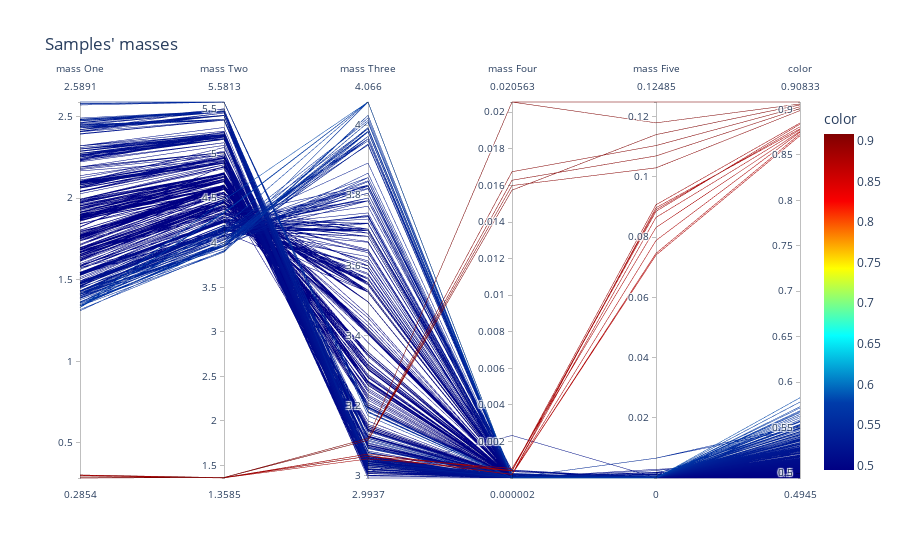
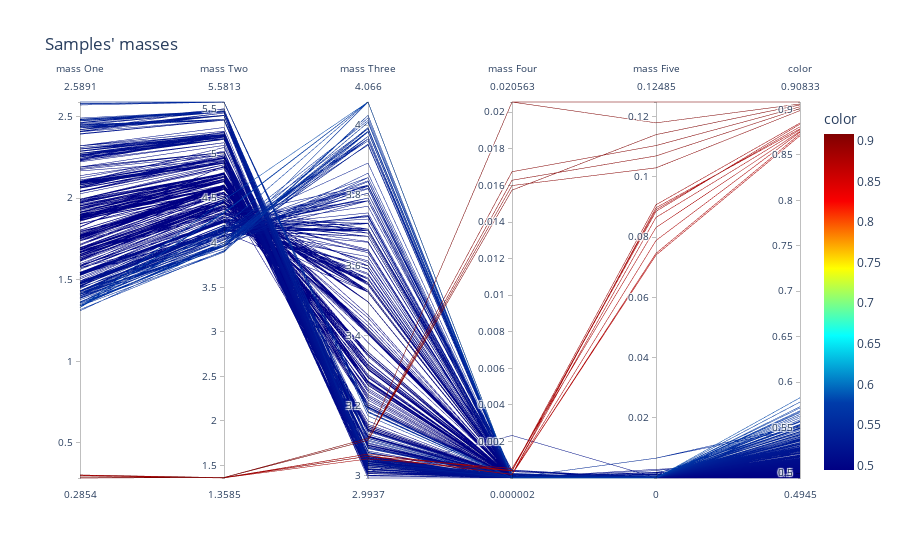

Write notebook code for charts like these, in order.
### Markdown cell above
#### Masses

- Figure 1.
    
    The masses seem to describe a consistent behavior on their weights. 

- Figure 2. 

    This graph shows that masses might be a good tool to understand the behavior of the weights. It's confirmed that all weights but the second have a fixed optimal mass, and the last two are close to zero.

### Code cell
fig = px.parallel_coordinates(masses, title = "Samples' masses",
                            color = fitness,
                            labels=["mass One", "mass Two", "mass Three", "mass Four", "mass Five", "Fitness"],
                            color_continuous_scale=px.colors.sequential.Jet)
fig.show()
fig = px.parallel_coordinates(masses[optimal], title = "Samples' masses",
                            color = fitness[optimal],
                            labels=["mass One", "mass Two", "mass Three", "mass Four", "mass Five", "Fitness"],
                            color_continuous_scale=px.colors.sequential.Jet)
fig.show()

### Figure 1 — Plotly figure (JSON) as saved in the notebook; plotly's stock layout.template omitted (floating-point values rounded to 4 significant figures; data arrays with more than 128 entries replaced by an {"elided": "..."} marker saying what was removed)
{"data": [{"dimensions": [{"label": "mass One", "values": {"elided": "500 float values"}}, {"label": "mass Two", "values": {"elided": "500 float values"}}, {"label": "mass Three", "values": {"elided": "500 float values"}}, {"label": "mass Four", "values": {"elided": "500 float values"}}, {"label": "mass Five", "values": {"elided": "500 float values"}}, {"label": "color", "values": {"elided": "500 float values"}}], "domain": {"x": [0, 1], "y": [0, 1]}, "line": {"color": {"elided": "500 float values"}, "coloraxis": "coloraxis"}, "name": "", "type": "parcoords"}], "layout": {"coloraxis": {"colorbar": {"title": {"text": "color"}}, "colorscale": [[0, "rgb(0,0,131)"], [0.2, "rgb(0,60,170)"], [0.4, "rgb(5,255,255)"], [0.6, "rgb(255,255,0)"], [0.8, "rgb(250,0,0)"], [1, "rgb(128,0,0)"]]}, "legend": {"tracegroupgap": 0}, "title": {"text": "Samples' masses"}}}

### Figure 2 — Plotly figure (JSON) as saved in the notebook; plotly's stock layout.template omitted (floating-point values rounded to 4 significant figures; data arrays with more than 128 entries replaced by an {"elided": "..."} marker saying what was removed)
{"data": [{"dimensions": [{"label": "mass One", "values": {"elided": "500 float values"}}, {"label": "mass Two", "values": {"elided": "500 float values"}}, {"label": "mass Three", "values": {"elided": "500 float values"}}, {"label": "mass Four", "values": {"elided": "500 float values"}}, {"label": "mass Five", "values": {"elided": "500 float values"}}, {"label": "color", "values": {"elided": "500 float values"}}], "domain": {"x": [0, 1], "y": [0, 1]}, "line": {"color": {"elided": "500 float values"}, "coloraxis": "coloraxis"}, "name": "", "type": "parcoords"}], "layout": {"coloraxis": {"colorbar": {"title": {"text": "color"}}, "colorscale": [[0, "rgb(0,0,131)"], [0.2, "rgb(0,60,170)"], [0.4, "rgb(5,255,255)"], [0.6, "rgb(255,255,0)"], [0.8, "rgb(250,0,0)"], [1, "rgb(128,0,0)"]]}, "legend": {"tracegroupgap": 0}, "title": {"text": "Samples' masses"}}}
